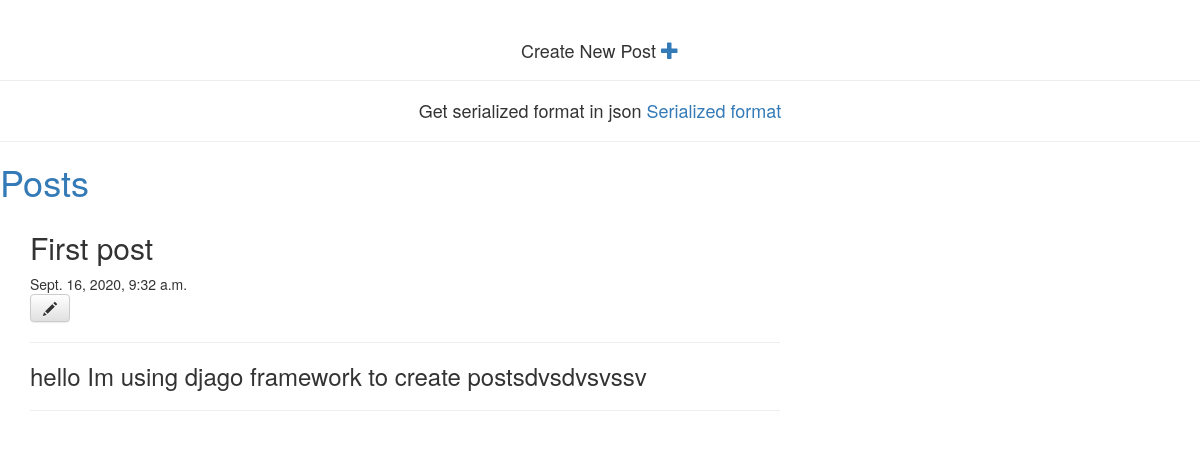
The app's page /post/1/ with its own data.
### posts/models.py (models this page shows, shortened)
class Posts(models.Model):
    title =models.CharField(max_length=50)
    content = models.TextField()
    date_posted = models.DateTimeField(default = timezone.now)

### posts/views.py (the view)
# urls.py: path('post/<int:pk>/', views.post_detail, name='post_detail'),
def post_detail(request, pk):
    post = get_object_or_404(Posts, pk=pk)
    return render(request, 'posts/post_detail.html', {'post': post})

### posts/templates/posts/post_detail.html
{% extends 'posts/base.html' %}
{% load cache %}
{% block content %}
    {% cache 500 post %}
    <div>
        <h2>{{ post.title }}</h2>
                {% if post.date_posted %}
            <div >
                {{ post.date_posted }}
            </div>
        {% endif %}
         <a class="btn btn-default" href="{% url 'post_edit' pk=post.pk %}"><span class="glyphicon glyphicon-pencil"></span></a>
            <hr>
            <div>
                <h3><p>{{ post.content|linebreaksbr }}</p></h3>
            </div>
            <hr>
    </div>
    {% endcache %}
{% endblock %}

### records on screen
Posts: title "First post", date_posted "Sept. 16, 2020, 9:32 a.m.", content "hello Im using djago framework to create postsdvsdvsvssv"
